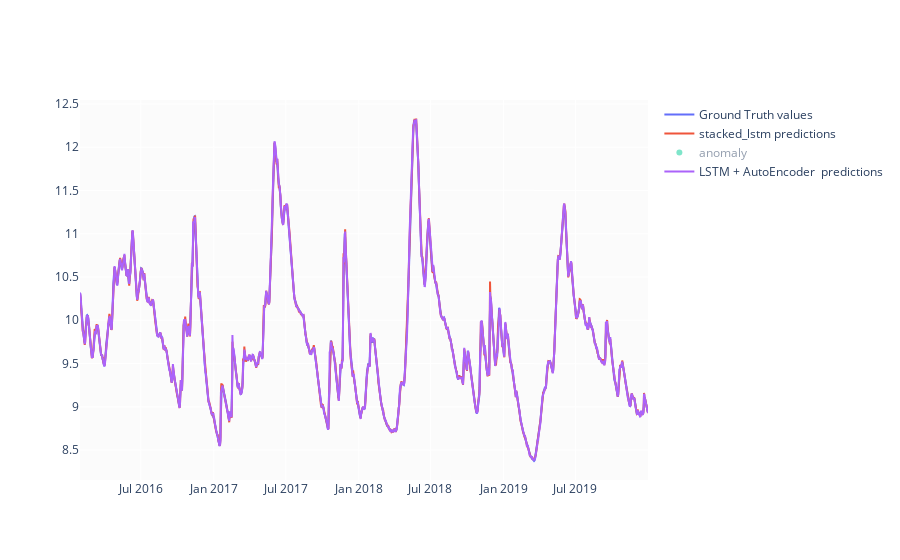

Notebook source saved alongside this figure:
### Code cell
pred = predict( stacked_lstm , valid_dataset)
val_data['WL_pct_hat_stacked'] = pred / 10
val_data['WL_hat_stacked_lstm'] = val_data['Water Level_previous'] * (1+val_data['WL_pct_hat_stacked'] )

pred = predict( autoencoder_lstm , valid_dataset ,is_added_auto_encoder = True )
val_data['WL_pct_hat_autoencoder'] = pred / 10
val_data['WL_hat_autoencoder_lstm'] = val_data['Water Level_previous'] * (1+val_data['WL_pct_hat_autoencoder'] )
a = val_data.loc[val_data['anomaly'] == 1, ['Value']] #anomaly

fig = make_subplots()
fig.add_trace(go.Scatter(x = val_data.index ,  y=val_data['Value'].values, name='Ground Truth values'))
fig.add_trace(go.Scatter(x = val_data.index ,  y=val_data['WL_hat_stacked_lstm'].values ,name='stacked_lstm predictions'))
fig.add_trace(go.Scatter( x = a.index , y=a['Value'].values ,name='anomaly', mode='markers'))
fig.add_trace(go.Scatter( x = val_data.index ,y=val_data['WL_hat_autoencoder_lstm'].values ,name='LSTM + AutoEncoder  predictions'))


fig.show()

### Figure 1 — Plotly figure (JSON) as saved in the notebook; plotly's stock layout.template omitted (floating-point values rounded to 4 significant figures; data arrays with more than 128 entries replaced by an {"elided": "..."} marker saying what was removed)
{"data": [{"name": "Ground Truth values", "type": "scatter", "visible": true, "x": {"elided": "1432 str values"}, "y": {"elided": "1432 float values"}}, {"name": "stacked_lstm predictions", "type": "scatter", "visible": true, "x": {"elided": "1432 str values"}, "y": {"elided": "1432 float values"}}, {"mode": "markers", "name": "anomaly", "type": "scatter", "visible": "legendonly", "x": ["2016-10-15T00:00:00", "2016-11-06T00:00:00", "2016-11-10T00:00:00", "2017-01-18T00:00:00", "2017-01-19T00:00:00", "2017-02-16T00:00:00", "2017-02-17T00:00:00", "2017-05-05T00:00:00", "2017-05-06T00:00:00", "2017-10-19T00:00:00", "2017-10-20T00:00:00", "2017-11-22T00:00:00", "2017-11-23T00:00:00", "2017-11-24T00:00:00", "2018-01-30T00:00:00", "2018-11-02T00:00:00", "2018-11-03T00:00:00", "2018-11-04T00:00:00", "2018-11-27T00:00:00", "2018-11-28T00:00:00", "2019-01-04T00:00:00", "2019-09-15T00:00:00"], "y": [9.671, 10.55, 11.05, 8.772, 9.04, 9.402, 9.624, 9.807, 10.02, 9.325, 9.536, 9.754, 10.36, 10.65, 9.778, 9.386, 9.589, 9.813, 9.978, 10.24, 9.862, 9.768]}, {"name": "LSTM + AutoEncoder  predictions", "type": "scatter", "visible": true, "x": {"elided": "1432 str values"}, "y": {"elided": "1432 float values"}}], "layout": {"autosize": true, "xaxis": {"anchor": "y", "autorange": true, "domain": [0, 1], "range": ["2016-01-30", "2019-12-31"], "type": "date"}, "yaxis": {"anchor": "x", "autorange": true, "domain": [0, 1], "range": [8.154, 12.55], "type": "linear"}}}
